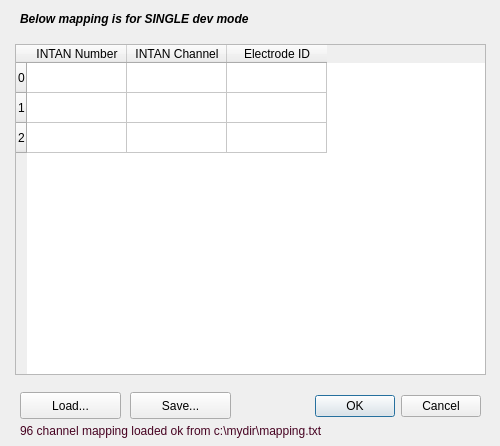
<?xml version="1.0" encoding="UTF-8"?>
<ui version="4.0">
 <class>ChanMapping</class>
 <widget class="QDialog" name="ChanMapping">
  <property name="geometry">
   <rect>
    <x>0</x>
    <y>0</y>
    <width>500</width>
    <height>446</height>
   </rect>
  </property>
  <property name="windowTitle">
   <string>INTAN Channel Mapping</string>
  </property>
  <widget class="QDialogButtonBox" name="buttonBox">
   <property name="geometry">
    <rect>
     <x>240</x>
     <y>390</y>
     <width>241</width>
     <height>32</height>
    </rect>
   </property>
   <property name="orientation">
    <enum>Qt::Horizontal</enum>
   </property>
   <property name="standardButtons">
    <set>QDialogButtonBox::Cancel|QDialogButtonBox::Ok</set>
   </property>
  </widget>
  <widget class="QTableWidget" name="tableWidget">
   <property name="geometry">
    <rect>
     <x>15</x>
     <y>44</y>
     <width>471</width>
     <height>331</height>
    </rect>
   </property>
   <row>
    <property name="text">
     <string>0</string>
    </property>
   </row>
   <row>
    <property name="text">
     <string>1</string>
    </property>
   </row>
   <row>
    <property name="text">
     <string>2</string>
    </property>
   </row>
   <column>
    <property name="text">
     <string>INTAN Number</string>
    </property>
   </column>
   <column>
    <property name="text">
     <string>INTAN Channel</string>
    </property>
   </column>
   <column>
    <property name="text">
     <string>Electrode ID</string>
    </property>
   </column>
  </widget>
  <widget class="QLabel" name="label">
   <property name="geometry">
    <rect>
     <x>20</x>
     <y>3</y>
     <width>381</width>
     <height>31</height>
    </rect>
   </property>
   <property name="font">
    <font>
     <weight>75</weight>
     <italic>true</italic>
     <bold>true</bold>
    </font>
   </property>
   <property name="text">
    <string>Below mapping is for SINGLE dev mode</string>
   </property>
  </widget>
  <widget class="QLabel" name="statusLbl">
   <property name="geometry">
    <rect>
     <x>20</x>
     <y>420</y>
     <width>461</width>
     <height>21</height>
    </rect>
   </property>
   <property name="palette">
    <palette>
     <active>
      <colorrole role="WindowText">
       <brush brushstyle="SolidPattern">
        <color alpha="255">
         <red>71</red>
         <green>3</green>
         <blue>34</blue>
        </color>
       </brush>
      </colorrole>
     </active>
     <inactive>
      <colorrole role="WindowText">
       <brush brushstyle="SolidPattern">
        <color alpha="255">
         <red>71</red>
         <green>3</green>
         <blue>34</blue>
        </color>
       </brush>
      </colorrole>
     </inactive>
     <disabled>
      <colorrole role="WindowText">
       <brush brushstyle="SolidPattern">
        <color alpha="255">
         <red>106</red>
         <green>104</green>
         <blue>100</blue>
        </color>
       </brush>
      </colorrole>
     </disabled>
    </palette>
   </property>
   <property name="frameShape">
    <enum>QFrame::NoFrame</enum>
   </property>
   <property name="text">
    <string>96 channel mapping loaded ok from c:\mydir\mapping.txt</string>
   </property>
  </widget>
  <widget class="QPushButton" name="loadBut">
   <property name="geometry">
    <rect>
     <x>20</x>
     <y>392</y>
     <width>101</width>
     <height>27</height>
    </rect>
   </property>
   <property name="text">
    <string>Load...</string>
   </property>
  </widget>
  <widget class="QPushButton" name="saveBut">
   <property name="geometry">
    <rect>
     <x>130</x>
     <y>392</y>
     <width>101</width>
     <height>27</height>
    </rect>
   </property>
   <property name="text">
    <string>Save...</string>
   </property>
  </widget>
 </widget>
 <resources/>
 <connections>
  <connection>
   <sender>buttonBox</sender>
   <signal>accepted()</signal>
   <receiver>ChanMapping</receiver>
   <slot>accept()</slot>
   <hints>
    <hint type="sourcelabel">
     <x>248</x>
     <y>254</y>
    </hint>
    <hint type="destinationlabel">
     <x>157</x>
     <y>274</y>
    </hint>
   </hints>
  </connection>
  <connection>
   <sender>buttonBox</sender>
   <signal>rejected()</signal>
   <receiver>ChanMapping</receiver>
   <slot>reject()</slot>
   <hints>
    <hint type="sourcelabel">
     <x>316</x>
     <y>260</y>
    </hint>
    <hint type="destinationlabel">
     <x>286</x>
     <y>274</y>
    </hint>
   </hints>
  </connection>
 </connections>
</ui>
